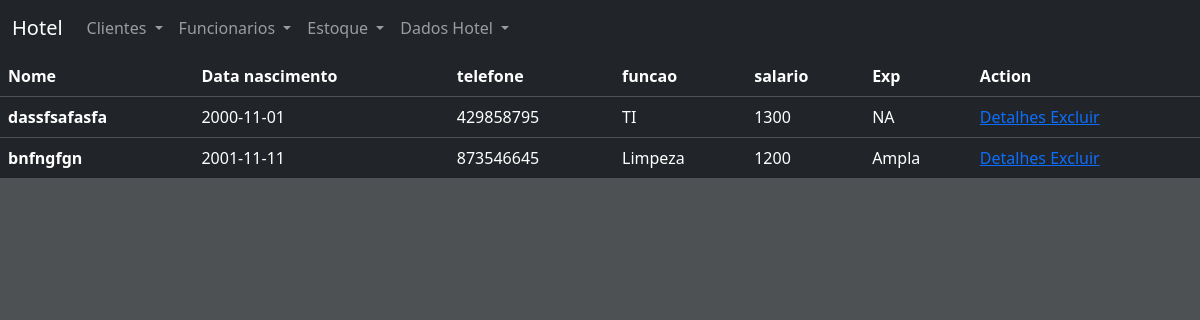
/funcionarios.php, run on the app's committed database.
### tables this page shows
CREATE TABLE `funcionario` (
  `id` int(11) NOT NULL,
  `nome` varchar(255) DEFAULT NULL,
  `datanasc` date DEFAULT NULL,
  `telefone` varchar(255) DEFAULT NULL,
  `funcao` varchar(255) DEFAULT NULL,
  `salario` varchar(255) DEFAULT NULL,
  `exp` varchar(255) DEFAULT NULL
);

### class/classConexao.php (called while the page is built)
<?php
abstract class classConexao {
    protected function conectaDB(){
        try{
            $con = new PDO(
              "mysql: host=localhost; dbname=dbhotel",
              "root",
              "");
            return $con;
        } catch (PDOException $erro) {
            return $erro ->getMessage();
        }
    }
}

### class/classCrud.php (called while the page is built, shortened)
<?php
include 'C:\xampp\htdocs\controleHotel\class\classConexao.php';
class classCrud extends classConexao {
    private $crud;
    private function preparedStatements($query, $parametros){
        $this->crud = $this->conectaDB()->prepare($query);
        $this -> crud -> execute();
    }
    private function countParametros($parametros){
        $this-> contador =count($parametros);
    }
    public function selectDB($campos, $tabela, $condicao, $parametros) {
        $this->preparedStatements("SELECT {$campos} FROM {$tabela} {$condicao}", $parametros );
        return $this-> crud;
    }
}

### funcionarios.php (the view)
<?php
include_once 'includes/header.php';
include_once 'class/classCrud.php';
?>
<table class="table table-dark table-hover">
  <thead>
    <tr>
      <th scope="col">Nome</th>
      <th scope="col">Data nascimento</th>
      <th scope="col">telefone</th>
      <th scope="col">funcao</th>
      <th scope="col">salario</th>
      <th scope="col">Exp</th>
      <th scope="col">Action</th>
    </tr>
    <?php
        $crud = new classCrud();
        $bFetch= $crud->selectDB(
           "*",
           "funcionario",
           "",
           array()
        );
        while($fetch= $bFetch->fetch(PDO::FETCH_ASSOC)){
            ?>
  </thead>
  <tbody>
    <tr>
      <th scope="row"><?php echo $fetch['nome'];?></th>
            <td><?php echo $fetch['datanasc'];?></td>
            <td><?php echo $fetch['telefone'];?></td>
            <td><?php echo $fetch['funcao'];?></td>
            <td><?php echo $fetch['salario'];?></td>
            <td><?php echo $fetch['exp'];?></td>
            <td> <a href="<?php echo "funcionarioDetalhe.php?id={$fetch['id']}"; ?>"> Detalhes  </a>
                 <a href="<?php echo "controllers/controllersFuncionarioDelete.php?id={$fetch['id']}"; ?>"> Excluir </a>
            </td>
    </tr>
    <?php
        }
        ?>
  </tbody>
</table>

### style.css (style rules this page uses)
* { margin: 0; padding: 0; box-sizing: border-box; }
body { background: #4d5154; }

### data on the page
funcionario: nome "dassfsafasfa", datanasc "2000-11-01", telefone "429858795", funcao "TI", salario "1300", exp "NA"
funcionario: nome "bnfngfgn", datanasc "2001-11-11", telefone "873546645", funcao "Limpeza", salario "1200", exp "Ampla"
